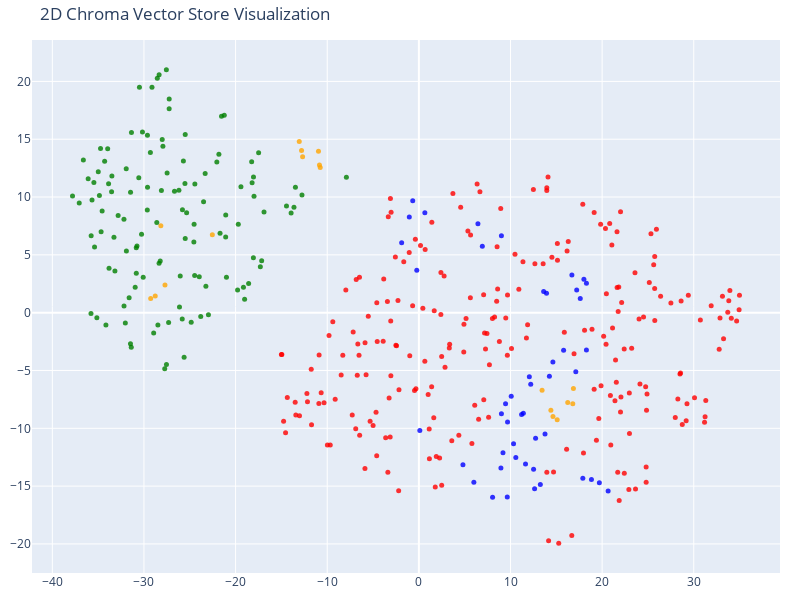

Source (notebook cell):
### Code cell
# We humans find it easier to visalize things in 2D!
# Reduce the dimensionality of the vectors to 2D using t-SNE
# (t-distributed stochastic neighbor embedding)

tsne = TSNE(n_components=2, random_state=42)
reduced_vectors = tsne.fit_transform(vectors)

# Create the 2D scatter plot
fig = go.Figure(data=[go.Scatter(
    x=reduced_vectors[:, 0],
    y=reduced_vectors[:, 1],
    mode='markers',
    marker=dict(size=5, color=colors, opacity=0.8),
    text=[f"Type: {t}<br>Text: {d[:100]}..." for t, d in zip(doc_types, documents)],
    hoverinfo='text'
)])

fig.update_layout(
    title='2D Chroma Vector Store Visualization',
    scene=dict(xaxis_title='x',yaxis_title='y'),
    width=800,
    height=600,
    margin=dict(r=20, b=10, l=10, t=40)
)

fig.show()

### Figure 1 — Plotly figure (JSON) as saved in the notebook; plotly's stock layout.template omitted (floating-point values rounded to 4 significant figures; data arrays with more than 128 entries replaced by an {"elided": "..."} marker saying what was removed)
{"data": [{"hoverinfo": "text", "marker": {"color": {"elided": "413 str values"}, "opacity": 0.8, "size": 5}, "mode": "markers", "text": {"elided": "413 str values"}, "type": "scatter", "x": {"elided": "413 float values"}, "y": {"elided": "413 float values"}}], "layout": {"height": 600, "margin": {"b": 10, "l": 10, "r": 20, "t": 40}, "scene": {"xaxis": {"title": {"text": "x"}}, "yaxis": {"title": {"text": "y"}}}, "title": {"text": "2D Chroma Vector Store Visualization"}, "width": 800}}
